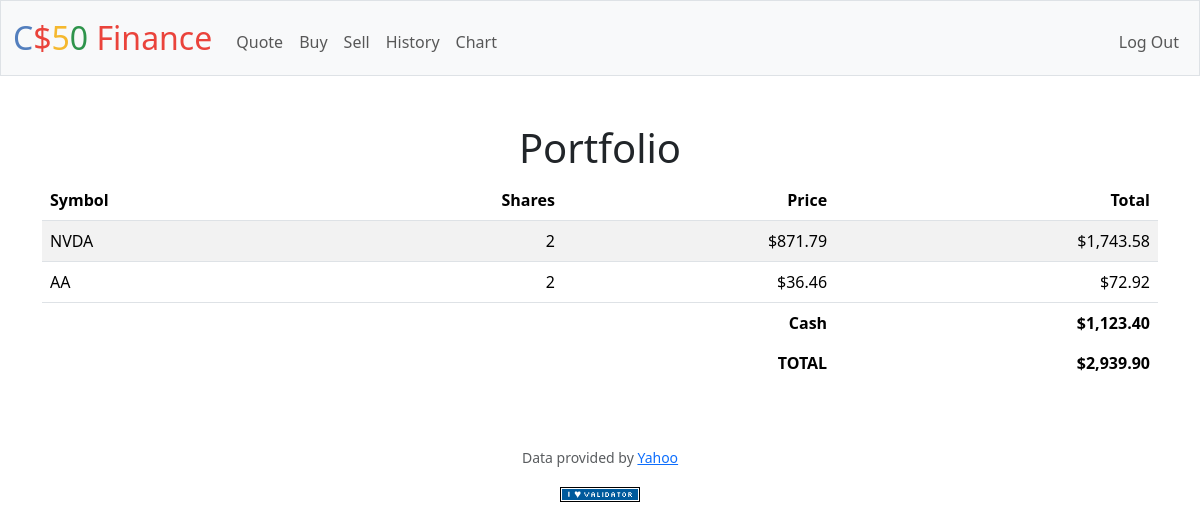
The page / (signed in) on the database its author committed.
### tables this page shows
CREATE TABLE "portfolio" (
    id INTEGER PRIMARY KEY AUTOINCREMENT,
    user_id INTEGER NOT NULL,
    symbol TEXT NOT NULL,
    shares INTEGER NOT NULL,
    price REAL NOT NULL,
    timestamp TIMESTAMP DEFAULT CURRENT_TIMESTAMP, comment TEXT,
    FOREIGN KEY (user_id) REFERENCES users (id)
);

CREATE TABLE users (id INTEGER PRIMARY KEY AUTOINCREMENT NOT NULL, username TEXT NOT NULL, hash TEXT NOT NULL, cash NUMERIC NOT NULL DEFAULT 10000.00);

### app.py (the view)
@app.route("/")
@login_required
def index():
    user_portfolio = db.execute("SELECT * FROM portfolio WHERE user_id = ?", session["user_id"])
    total_portfolio_value = 0
    for row in user_portfolio:
        total_portfolio_value += row["shares"] * row["price"]
    user_cash = db.execute("SELECT cash FROM users WHERE id = ?", session["user_id"])[0]["cash"]
    total_worth = user_cash + total_portfolio_value
    return render_template("portfolio.html", portfolio=user_portfolio, total_worth=total_worth, user_cash=user_cash)

### app.py (called while the page is built)
@app.after_request
def after_request(response):
    response.headers["Cache-Control"] = "no-cache, no-store, must-revalidate"
    response.headers["Expires"] = 0
    response.headers["Pragma"] = "no-cache"
    return response

### helpers.py (called while the page is built)
def login_required(f):
    @wraps(f)
    def decorated_function(*args, **kwargs):
        if session.get("user_id") is None:
            return redirect("/login")
        return f(*args, **kwargs)
    return decorated_function

def usd(value):
    return f"${value:,.2f}"

### templates/portfolio.html (shortened to what this page needs)
{% extends "layout.html" %}
{% block main %}
<h1>Portfolio</h1>
<div class="table-responsive">
    <table class="table table-striped">
        <thead>
            <tr>
                <th class="text-start">Symbol</th>
                <th class="text-end">Shares</th>
                <th class="text-end">Price</th>
                <th class="text-end">Total</th>
            </tr>
        </thead>
        <tbody>
            {% for row in portfolio %}
            <tr>
                <td class="text-start">{{ row.symbol }}</td>
                <td class="text-end">{{ row.shares }}</td>
                <td class="text-end">{{ row.price | usd }}</td>
                <td class="text-end">{{ (row.shares * row.price) | usd }}</td>
            </tr>
            {% endfor %}
        </tbody>
        <tfoot>
            <tr>
                <td class="border-0 fw-bold text-end" colspan="3">Cash</td>
                <td class="border-0 text-end"><b>{{ user_cash | usd }}</b></td>
            </tr>
            <tr>
                <td class="border-0 fw-bold text-end" colspan="3">TOTAL</td>
                <td class="border-0 w-bold text-end"><b>{{ total_worth | usd }}</b></td>
            </tr>
        </tfoot>
    </table>
</div>
{% endblock %}

### rows shown on the page
portfolio: symbol "NVDA", shares "2", price "$871.79", (row.shares*row.price)|usd "$1,743.58"
portfolio: symbol "AA", shares "2", price "$36.46", (row.shares*row.price)|usd "$72.92"
users: cash "$1,123.40"

### other values the page prints
{{ total_worth | usd }} "$2,939.90"
